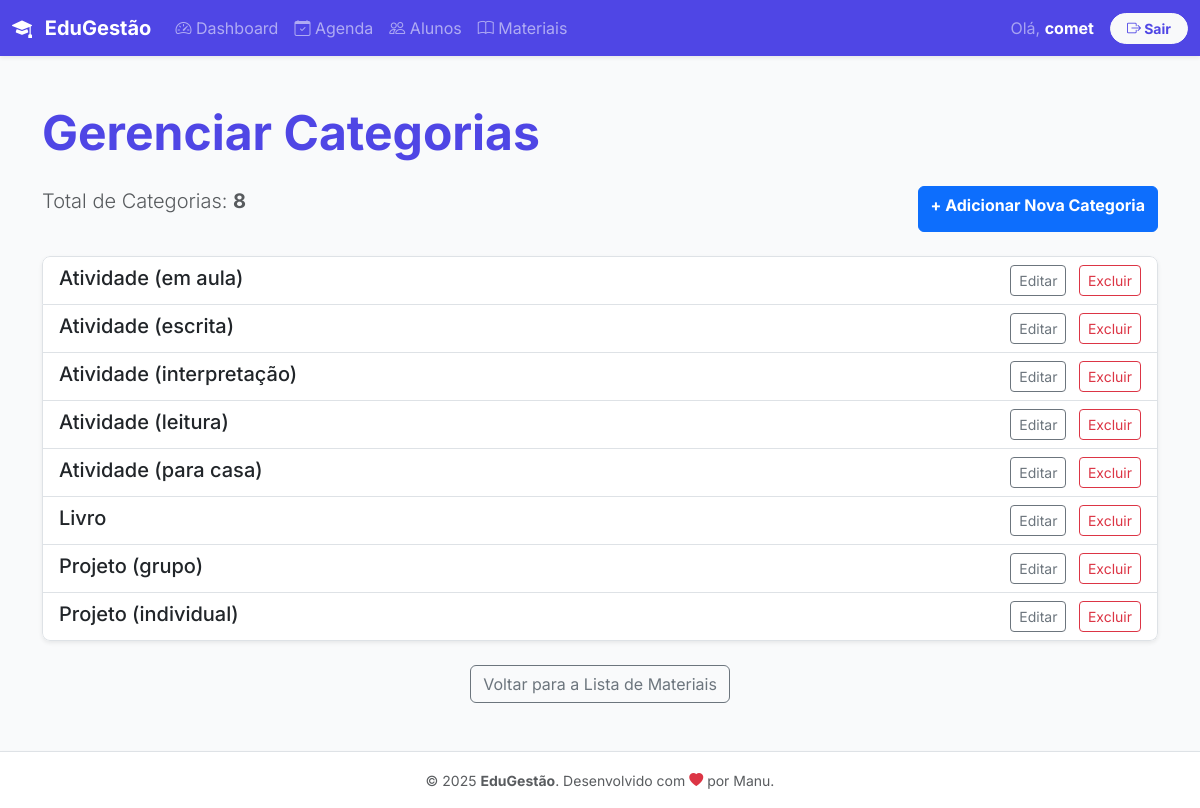
The app's page /materiais/categorias/ (signed in) with its own data.
### materiais/models.py (models this page shows, shortened)
class Categoria(models.Model):
    ID_Categoria = models.AutoField(primary_key=True)
    Nome = models.CharField(max_length=50, unique=True)

### materiais/views.py (the view)
# urls.py: path('categorias/', CategoriaListView.as_view(), name='lista_categorias'),
class CategoriaListView(LoginRequiredMixin, ListView):
    model = Categoria
    context_object_name = 'categorias'
    template_name = 'materiais/categoria_lista.html'
    def get_queryset(self):
        return Categoria.objects.all().order_by('Nome')

### materiais/templates/materiais/categoria_lista.html (shortened to what this page needs)
{% extends 'base.html' %}
{% load static %}
{% block content %}
<div class="container my-5">
    <h1 class="display-5 fw-bold text-primary mb-4">
        Gerenciar Categorias
    </h1>
    <div class="d-flex justify-content-between mb-4">
        <p class="lead text-muted">Total de Categorias: <span class="fw-bold">{{ categorias.count }}</span></p>
        <a href="{% url 'materiais:criar_categoria' %}" class="btn btn-primary fw-bold">
            + Adicionar Nova Categoria
        </a>
    </div>
    {% if categorias %}
        <div class="list-group shadow-sm rounded-3 overflow-hidden">
            {% for categoria in categorias %}
            <div class="list-group-item d-flex justify-content-between align-items-center">
                <h5 class="mb-1">{{ categoria.Nome }}</h5>
                <div>
                    <a href="{% url 'materiais:editar_categoria' pk=categoria.pk %}" class="btn btn-sm btn-outline-secondary me-2" title="Editar Categoria">
                        Editar
                    </a>
                    <form method="post" action="{% url 'materiais:deletar_categoria' pk=categoria.pk %}" style="display:inline;">
                        <button type="submit"
                                class="btn btn-sm btn-outline-danger"
                                title="Excluir Categoria"
                                onclick="return confirm('Tem certeza que deseja excluir a categoria {{ categoria.Nome }}? Esta ação não pode ser desfeita e pode falhar se houver materiais associados.');">
                            Excluir
                        </button>
                    </form>
                </div>
            </div>
            {% endfor %}
        </div>
    {% else %}
        <div class="alert alert-info text-center mt-5" role="alert">
            Você ainda não tem categorias cadastradas. <a href="{% url 'materiais:criar_categoria' %}" class="alert-link fw-bold">Clique aqui para adicionar sua primeira categoria!</a>
        </div>
    {% endif %}
    <div class="mt-4 text-center">
        <a href="{% url 'materiais:lista_materiais' %}" class="btn btn-outline-secondary">Voltar para a Lista de Materiais</a>
    </div>
</div>
{% endblock %}

### templates/base.html (shortened to what this page needs)
{% load static %}
<!doctype html>
<html lang="pt-br">
<head>
    <link href="https://cdn.jsdelivr.net/npm/bootstrap@5.3.3/dist/css/bootstrap.min.css" rel="stylesheet"
>
    <link rel="stylesheet" href="https://cdn.jsdelivr.net/npm/bootstrap-icons@1.11.3/font/bootstrap-icons.min.css">
</head>
<body class="d-flex flex-column min-vh-100">
    <nav class="navbar navbar-expand-lg navbar-dark bg-primary shadow-sm sticky-top">
        <div class="container-fluid">
            <a class="navbar-brand fw-bold" href="{% url 'principal:home' %}">
                <i class="bi bi-mortarboard-fill me-2"></i> EduGestão
            </a>
            <div class="collapse navbar-collapse" id="navbarNav">
                <ul class="navbar-nav me-auto mb-2 mb-lg-0">
                    {% if user.is_authenticated %}
                    <li class="nav-item">
                        <a class="nav-link" href="{% url 'principal:dashboard' %}">
                            <i class="bi bi-speedometer2"></i> Dashboard
                        </a>
                    </li>
                    <li class="nav-item">
                        <a class="nav-link" href="{% url 'aulas:lista_aulas' %}">
                            <i class="bi bi-calendar-check"></i> Agenda
                        </a>
                    </li>
                    <li class="nav-item">
                        <a class="nav-link" href="{% url 'alunos:lista_alunos' %}">
                            <i class="bi bi-people"></i> Alunos
                        </a>
                    </li>
                    <li class="nav-item">
                        <a class="nav-link" href="{% url 'materiais:lista_materiais' %}">
                            <i class="bi bi-book"></i> Materiais
                        </a>
                    </li>
                    {% endif %}
                </ul>
               <ul class="navbar-nav">
                    {% if user.is_authenticated %}
                        <li class="nav-item d-flex align-items-center me-3">
                            <span class="nav-link text-white-50 p-0">
                                Olá, <strong class="fw-bold text-white">
                                {{ user.username }}
                                </strong>
                            </span>
                        </li>
                        <li class="nav-item">
                            <form action="{% url 'logout' %}" method="post" class="d-inline">
                                <button type="submit"
                                        class="btn btn-sm btn-light text-primary fw-bold px-3 rounded-pill">
                                    <i class="bi bi-box-arrow-right"></i> Sair
                                </button>
                            </form>
                        </li>
                        {% endif %}
                </ul>
            </div>
        </div>
    </nav>
    <main class="flex-shrink-0">
        {% block content %}{% endblock %}
    </main>
    <footer class="footer mt-auto py-3 bg-white border-top shadow-sm">
        <div class="container text-center">
            <span class="text-muted small">
                © {% now "Y" %} <strong>EduGestão</strong>. Desenvolvido com <i class="bi bi-heart-fill text-danger"></i> por Manu.
            </span>
        </div>
    </footer>
</body>
</html>

### templates/base.html (style rules this page uses)
:root { --bs-primary: #4f46e5; --bs-success: #198754; --bs-info: #0d6efd; --bs-light: #f9fafb; }
body { font-family: 'Inter', sans-serif; background-color: var(--bs-light); min-height: 100vh; display: flex; flex-direction: column; }
main { flex-grow: 1; }
.text-primary { color: var(--bs-primary) !important; }
.bg-primary { background-color: var(--bs-primary) !important; }

### records on screen
Categoria: Nome "Atividade (em aula)"
Categoria: Nome "Atividade (escrita)"
Categoria: Nome "Atividade (interpretação)"
Categoria: Nome "Atividade (leitura)"
Categoria: Nome "Atividade (para casa)"
Categoria: Nome "Livro"
Categoria: Nome "Projeto (grupo)"
Categoria: Nome "Projeto (individual)"

### other values on screen
{{ user.username }} "comet"
{{ categorias.count }} "8"
